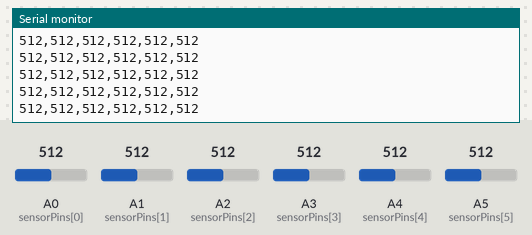
A sketch run on a simulated Arduino Uno, built with avr-gcc and run on an emulated ATmega328P. Shown: the last lines printed to the serial monitor. The inputs (shaded band) are chosen by the test bench; at power-on: A1 (sensorPins[1]) = 512, A0 (sensorPins[0]) = 512, A2 (sensorPins[2]) = 512, A3 (sensorPins[3]) = 512, A4 (sensorPins[4]) = 512, A5 (sensorPins[5]) = 512.

Above: at 2.7 s.
2.8 s: A1 (sensorPins[1]) set to 105
At 2.85 s:
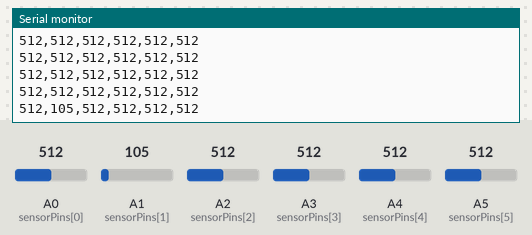
5.8 s: A1 (sensorPins[1]) set to 93
At 5.8 s:
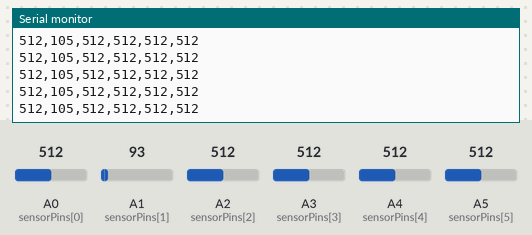
Timing chart, 0 to 8.8 s (numbered marks = the images above; inputs shaded):
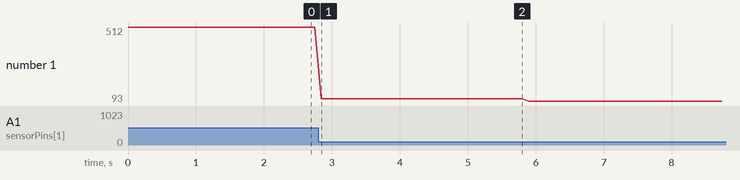

The sketch:

esp32_sketch.ino
```cpp
// Minimal six-channel CSV sender for Arduino or ESP32.
// The browser expects one line of six comma-separated values at 9600 baud.

const int sensorPins[6] = {A0, A1, A2, A3, A4, A5};

void setup() {
  Serial.begin(9600);

#if defined(ESP32)
  analogReadResolution(10);
#endif
}

void loop() {
  for (int channel = 0; channel < 6; channel++) {
    if (channel > 0) {
      Serial.print(",");
    }
    Serial.print(analogRead(sensorPins[channel]));
  }
  Serial.println();
  delay(100);
}
```

Measured:
- after the input at 2.8 s, the serial monitor: prints a new line after 0.05 s (image 1)
- plotted number 1: 512 → 105 after the input at 2.8 s, 105 → 93 after the input at 5.8 s
